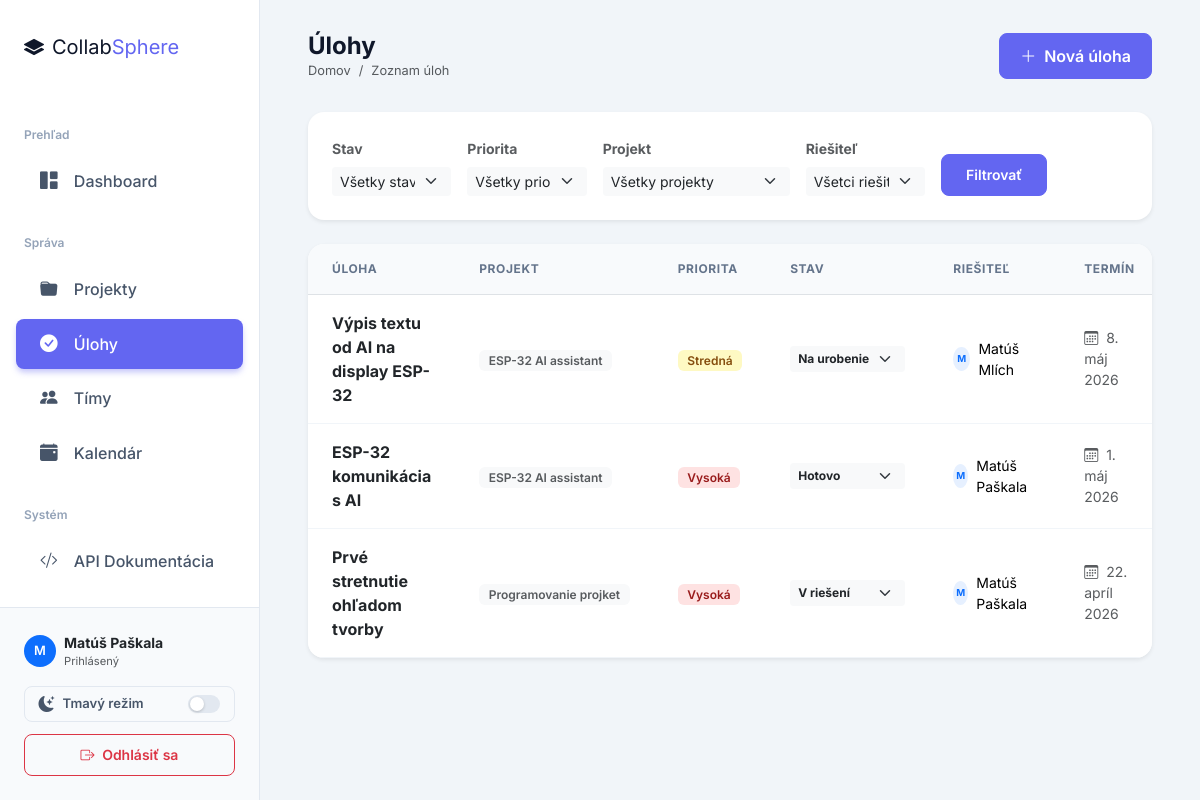
The page /tasks/ (signed in) on the database as committed earlier.
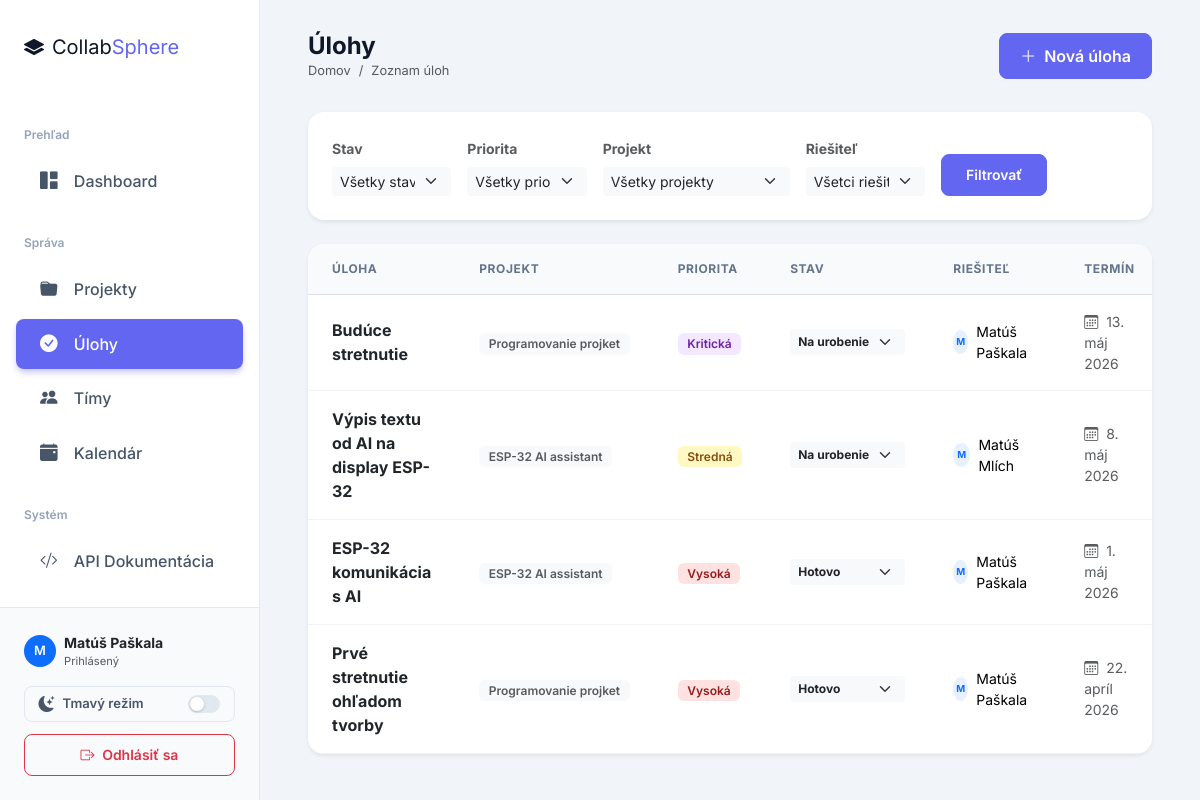
The same page on the database as committed later.
### projects/models.py (models this page shows, shortened)
class Task(models.Model):
    PRIORITY_CHOICES = [
        ('low', 'Nízka'),
        ('medium', 'Stredná'),
        ('high', 'Vysoká'),
        ('critical', 'Kritická'),
    ]
    STATUS_CHOICES = [
        ('todo', 'Na urobenie'),
        ('in_progress', 'V riešení'),
        ('review', 'Na kontrole'),
        ('done', 'Hotovo'),
    ]
    name = models.CharField(max_length=200, verbose_name='Názov')
    description = models.TextField(blank=True, verbose_name='Popis')
    priority = models.CharField(max_length=10, choices=PRIORITY_CHOICES, default='medium', verbose_name='Priorita')
    deadline = models.DateField(null=True, blank=True, verbose_name='Termín')
    status = models.CharField(max_length=15, choices=STATUS_CHOICES, default='todo', verbose_name='Stav')
    project = models.ForeignKey(Project, on_delete=models.CASCADE, related_name='tasks', verbose_name='Projekt')
    assignee = models.ForeignKey(User, on_delete=models.SET_NULL, null=True, blank=True,related_name='tasks', verbose_name='Riešiteľ')
    created_at = models.DateTimeField(auto_now_add=True)
    class Meta:
        verbose_name = 'Úloha'
        verbose_name_plural = 'Úlohy'
        ordering = ['-created_at']

class Project(models.Model):
    STATUS_CHOICES = [
        ('planning', 'Plánovanie'),
        ('active', 'Aktívny'),
        ('on_hold', 'Pozastavený'),
        ('completed', 'Dokončený'),
        ('cancelled', 'Zrušený'),
    ]
    name = models.CharField(max_length=200, verbose_name='Názov')
    description = models.TextField(blank=True, verbose_name='Popis')
    created_at = models.DateTimeField(auto_now_add=True, verbose_name='Dátum vytvorenia')
    deadline = models.DateField(null=True, blank=True, verbose_name='Termín odovzdania')
    status = models.CharField(max_length=20, choices=STATUS_CHOICES, default='planning', verbose_name='Stav')
    team = models.ForeignKey(Team, on_delete=models.SET_NULL, null=True, blank=True,
                             related_name='projects', verbose_name='Tím')
    members = models.ManyToManyField(User, through='Membership', related_name='projects', verbose_name='Členovia')
    class Meta:
        verbose_name = 'Projekt'
        verbose_name_plural = 'Projekty'
        ordering = ['-created_at']

### projects/views.py (the view)
# urls.py: path('tasks/', views.task_list, name='task_list'),
@login_required
def task_list(request):
    is_manager = request.user.groups.filter(name='manager').exists()
    if is_manager:
        tasks = Task.objects.select_related('project', 'assignee')
    else:
        tasks = Task.objects.filter(
            Q(assignee=request.user) | Q(project__members=request.user)
        ).distinct().select_related('project', 'assignee')
    status_f = request.GET.get('status', '')
    priority_f = request.GET.get('priority', '')
    project_f = request.GET.get('project', '')
    assignee_f = request.GET.get('assignee', '')
    if status_f:
        tasks = tasks.filter(status=status_f)
    if priority_f:
        tasks = tasks.filter(priority=priority_f)
    if project_f:
        tasks = tasks.filter(project_id=project_f)
    if assignee_f:
        tasks = tasks.filter(assignee_id=assignee_f)
    projects = Project.objects.all() if is_manager else Project.objects.filter(members=request.user)
    users = User.objects.all() if is_manager else User.objects.filter(projects__in=projects).distinct()
    return render(request, 'tasks/task_list.html', {
        'tasks': tasks,
        'status_f': status_f,
        'priority_f': priority_f,
        'project_f': project_f,
        'assignee_f': assignee_f,
        'status_choices': Task.STATUS_CHOICES,
        'priority_choices': Task.PRIORITY_CHOICES,
        'projects': projects,
        'users': users,
        'is_manager': is_manager,
    })

### templates/tasks/task_list.html (shortened to what this page needs)
{% extends "base.html" %}
{% block page_title %}Úlohy{% endblock %}
{% block breadcrumb %}Zoznam úloh{% endblock %}
{% block topbar_actions %}
{% if is_manager %}
<a href="{% url 'task_create' %}" class="btn btn-primary">
    <i class="bi bi-plus-lg me-2"></i>Nová úloha
</a>
{% endif %}
{% endblock %}
{% block content %}
<div class="card mb-4 border-0 shadow-sm">
    <div class="card-body p-4">
        <form class="row g-3 align-items-end" method="get">
            <div class="col-md-2">
                <label class="form-label small fw-bold text-muted">Stav</label>
                <select name="status" class="form-select form-select-sm bg-light border-0">
                    <option value="">Všetky stavy</option>
                </select>
            </div>
            <div class="col-md-2">
                <label class="form-label small fw-bold text-muted">Priorita</label>
                <select name="priority" class="form-select form-select-sm bg-light border-0">
                    <option value="">Všetky priority</option>
                </select>
            </div>
            <div class="col-md-3">
                <label class="form-label small fw-bold text-muted">Projekt</label>
                <select name="project" class="form-select form-select-sm bg-light border-0">
                    <option value="">Všetky projekty</option>
                </select>
            </div>
            {% if is_manager %}
            <div class="col-md-2">
                <label class="form-label small fw-bold text-muted">Riešiteľ</label>
                <select name="assignee" class="form-select form-select-sm bg-light border-0">
                    <option value="">Všetci riešitelia</option>
                </select>
            </div>
            {% endif %}
            <div class="col-md-auto">
                <button class="btn btn-sm btn-primary px-4" type="submit">Filtrovať</button>
            </div>
        </form>
    </div>
</div>
<div class="card border-0 shadow-sm overflow-hidden">
    <div class="table-responsive">
        <table class="table align-middle mb-0">
            <thead>
                <tr>
                    <th>Úloha</th>
                    <th>Projekt</th>
                    <th>Priorita</th>
                    <th>Stav</th>
                    <th>Riešiteľ</th>
                    <th>Termín</th>
                </tr>
            </thead>
            <tbody>
                {% for t in tasks %}
                <tr>
                    <td>
                        <a href="{% url 'task_detail' t.pk %}" class="text-decoration-none fw-bold text-dark">{{ t.name }}</a>
                    </td>
                    <td>
                        <span class="badge bg-light text-muted border-0">{{ t.project.name }}</span>
                    </td>
                    <td>
                        <span class="badge badge-priority-{{ t.priority }}">{{ t.get_priority_display }}</span>
                    </td>
                    <td>
                        {% if is_manager or t.assignee == request.user %}
                        <form method="post" action="{% url 'task_change_status' t.pk %}" class="d-inline">
                            <select name="status" class="form-select form-select-sm border-0 bg-light fw-bold" style="width:auto; font-size: 0.75rem;" onchange="this.form.submit()">
                                {% for val, label in status_choices %}
                                <option value="{{ val }}" {% if t.status == val %}selected{% endif %}>{{ label }}</option>
                                {% endfor %}
                            </select>
                        </form>
                        {% else %}
                        <span class="badge badge-status-{{ t.status }}">{{ t.get_status_display }}</span>
                        {% endif %}
                    </td>
                    <td>
                        <div class="d-flex align-items-center">
                            {% if t.assignee %}
                                <div class="avatar-xs bg-primary bg-opacity-10 text-primary rounded-circle d-flex align-items-center justify-content-center me-2" style="width: 24px; height: 24px; font-size: 0.6rem; font-weight: 700;">
                                    {{ t.assignee.username|slice:":1"|upper }}
                                </div>
                                <span class="small">{{ t.assignee.get_full_name|default:t.assignee.username }}</span>
                            {% else %}
                                <div class="avatar-xs bg-secondary bg-opacity-10 text-secondary rounded-circle d-flex align-items-center justify-content-center me-2" style="width: 24px; height: 24px; font-size: 0.6rem; font-weight: 700;">
                                    ?
                                </div>
                                <span class="small text-muted">Nepriradené</span>
                            {% endif %}
                        </div>
                    </td>
                    <td>
                        <div class="small text-muted">
                            <i class="bi bi-calendar3 me-1"></i> {{ t.deadline|default:"—" }}
                        </div>
                    </td>
                </tr>
                {% endfor %}
            </tbody>
        </table>
    </div>
</div>
{% endblock %}

### templates/base.html (shortened to what this page needs)
{% load static %}
<!DOCTYPE html>
<html lang="sk">
<head>
    <link rel="stylesheet" href="https://cdnjs.cloudflare.com/ajax/libs/bootstrap/5.3.3/css/bootstrap.min.css">
    <link rel="stylesheet" href="https://cdnjs.cloudflare.com/ajax/libs/bootstrap-icons/1.11.3/font/bootstrap-icons.min.css">
    <link rel="stylesheet" href="{% static 'css/modern.css' %}">
    <link rel="stylesheet" href="{% static 'css/dark.css' %}">
</head>
<body>
<nav class="sidebar" id="sidebar">
    <div class="sidebar-brand">
        <i class="bi bi-layers-fill me-2"></i>Collab<span>Sphere</span>
    </div>
    <div class="pt-2">
        <div class="nav-section">Prehľad</div>
        <a href="{% url 'dashboard' %}" class="nav-link {% if request.resolver_match.url_name == 'dashboard' %}active{% endif %}">
            <i class="bi bi-grid-1x2-fill"></i> Dashboard
        </a>
        <div class="nav-section">Správa</div>
        <a href="{% url 'project_list' %}" class="nav-link {% if 'project' in request.resolver_match.url_name %}active{% endif %}">
            <i class="bi bi-folder-fill"></i> Projekty
        </a>
        <a href="{% url 'task_list' %}" class="nav-link {% if 'task' in request.resolver_match.url_name %}active{% endif %}">
            <i class="bi bi-check-circle-fill"></i> Úlohy
        </a>
        <a href="{% url 'team_list' %}" class="nav-link {% if 'team' in request.resolver_match.url_name %}active{% endif %}">
            <i class="bi bi-people-fill"></i> Tímy
        </a>
        <a href="{% url 'calendar' %}" class="nav-link {% if request.resolver_match.url_name == 'calendar' %}active{% endif %}">
            <i class="bi bi-calendar-event-fill"></i> Kalendár
        </a>
        <div class="nav-section">Systém</div>
        <a href="/api/tasks/" class="nav-link" target="_blank">
            <i class="bi bi-code-slash"></i> API Dokumentácia
        </a>
    </div>
    <div class="sidebar-footer">
        <div class="d-flex align-items-center mb-3">
            <div class="avatar-sm bg-primary text-white rounded-circle d-flex align-items-center justify-content-center me-2" style="width: 32px; height: 32px; font-weight: 600; font-size: 0.8rem;">
                {{ request.user.username|slice:":1"|upper }}
            </div>
            <div class="overflow-hidden">
                <div class="text-dark fw-bold text-truncate small">{{ request.user.get_full_name|default:request.user.username }}</div>
                <div class="text-muted extra-small" style="font-size: 0.7rem;">Prihlásený</div>
            </div>
        </div>
        <button class="theme-toggle-btn" id="themeToggle" title="Prepnúť tému" aria-label="Prepnúť tmavý/svetlý režim">
            <i class="bi bi-moon-stars-fill ttb-icon" id="themeIcon"></i>
            <span class="ttb-label" id="themeLabel">Tmavý režim</span>
            <span class="toggle-track">
                <span class="toggle-thumb"></span>
            </span>
        </button>
        <a href="{% url 'logout' %}" class="btn btn-sm btn-outline-danger w-100">
            <i class="bi bi-box-arrow-right me-1"></i> Odhlásiť sa
        </a>
    </div>
</nav>
<div class="main-content">
    <div class="topbar d-flex align-items-center justify-content-between">
        <div>
            <h6 class="mb-0">{% block page_title %}{% endblock %}</h6>
            <nav aria-label="breadcrumb">
                <ol class="breadcrumb mb-0" style="font-size: 0.8rem;">
                    <li class="breadcrumb-item"><a href="{% url 'dashboard' %}" class="text-decoration-none text-muted">Domov</a></li>
                    <li class="breadcrumb-item active" aria-current="page">{% block breadcrumb %}{% endblock %}</li>
                </ol>
            </nav>
        </div>
        <div class="topbar-actions">
            {% block topbar_actions %}{% endblock %}
        </div>
    </div>
    <div class="content-wrapper">
        {% block content %}{% endblock %}
    </div>
</div>
</body>
</html>

Rows that differ between the two databases and show on the page:
added Task: name "Budúce stretnutie", project.name "Programovanie projket", priority "Kritická", status "Na urobenie", assignee.username "M", assignee.get_full_name "Matúš Paškala", deadline "13. máj 2026"
changed Task "Prvé stretnutie ohľadom tvorby": status "V riešení" → "Hotovo"
